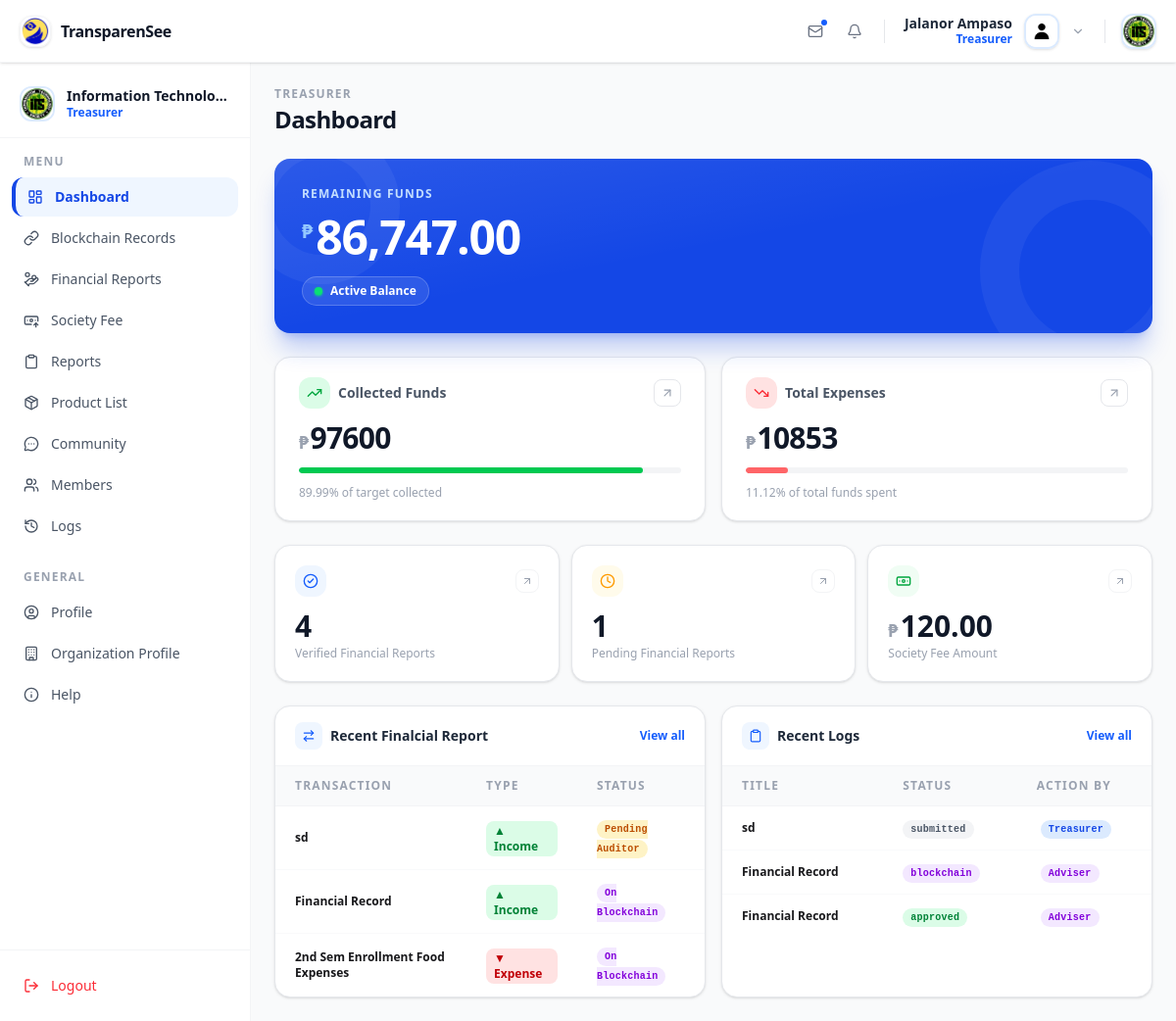
Before: /officer/treasurer/ (signed in) with the older database file.
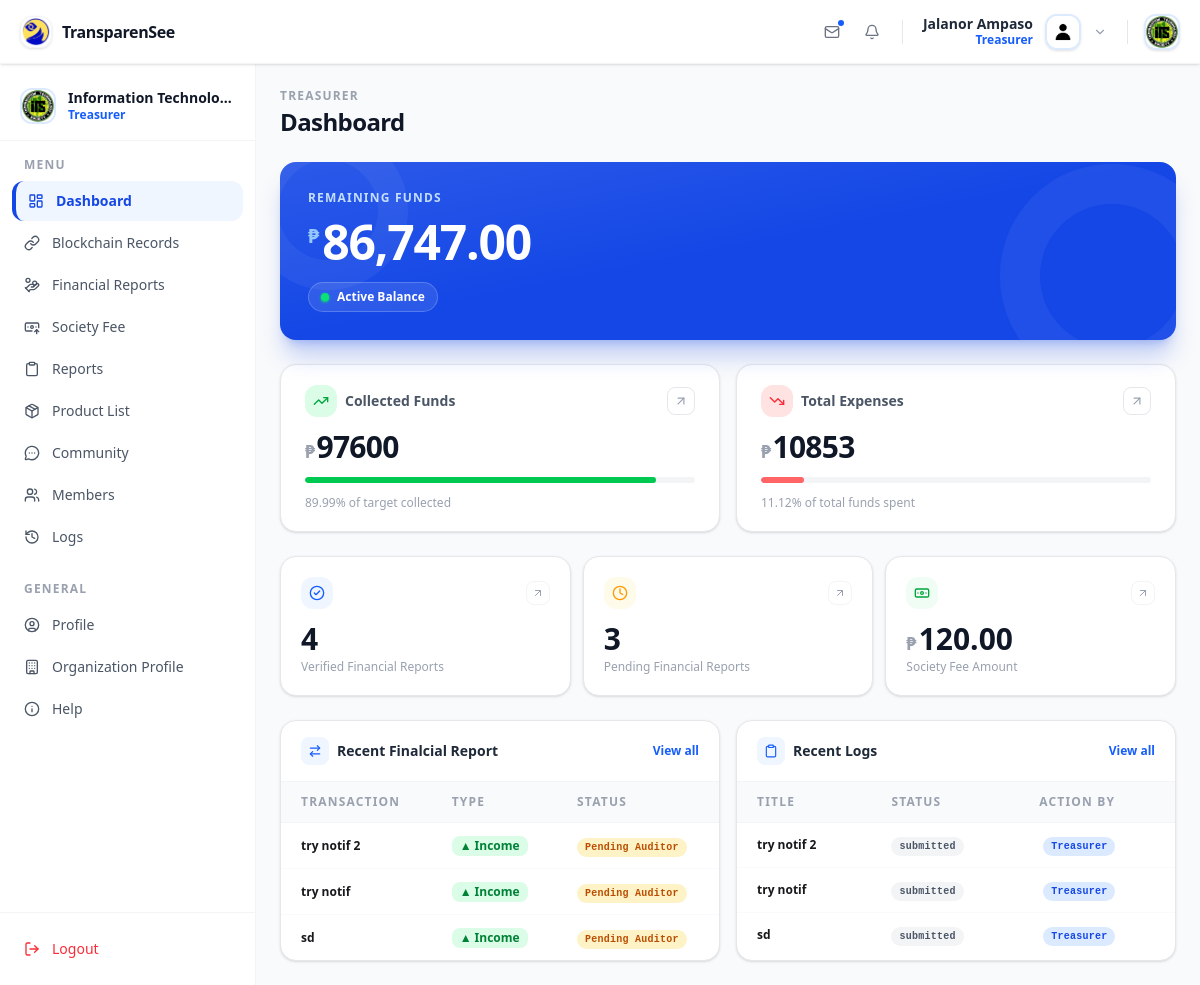
After: the same page with the newer database file.
### app/models.py (models this page shows, shortened)
class FinancialReport(models.Model):
    STATUS_CHOICES = [
        ('draft', 'Draft'),
        ('pending_auditor', 'Pending Auditor'),
        ('pending_president', 'Pending President'),
        ('pending_adviser', 'Pending Adviser'),
        ('pending_co_adviser', 'Pending Co-Adviser'),
        ('approved', 'Approved'),
        ('rejected', 'Rejected'),
        ('on_blockchain', 'On Blockchain'),
    ]
    organization = models.ForeignKey(
        Organization,
        on_delete=models.CASCADE,
        related_name='financial_reports'
    )
    created_by = models.ForeignKey(
        User,
        on_delete=models.SET_NULL,
        null=True,
        related_name='created_reports'
    )
    academic_year = models.ForeignKey(
        AcademicYear,
        on_delete=models.SET_NULL,
        null=True,
        related_name='financial_reports'
    )
    title = models.CharField(max_length=200)
    status = models.CharField(max_length=30, choices=STATUS_CHOICES, default='draft')
    auditor_approved_by = models.ForeignKey(
        User, on_delete=models.SET_NULL, null=True, blank=True,
        related_name='auditor_approved_reports'
    )
    auditor_approved_at = models.DateTimeField(null=True, blank=True)
    auditor_remarks = models.TextField(blank=True, null=True)
    president_approved_by = models.ForeignKey(
        User, on_delete=models.SET_NULL, null=True, blank=True,
        related_name='president_approved_reports'
    )
    president_approved_at = models.DateTimeField(null=True, blank=True)
    president_remarks = models.TextField(blank=True, null=True)
    co_adviser_approved_by = models.ForeignKey(
        User, on_delete=models.SET_NULL, null=True, blank=True,
        related_name='co_adviser_approved_reports'
    )
    co_adviser_approved_at = models.DateTimeField(null=True, blank=True)
    co_adviser_remarks = models.TextField(blank=True, null=True)
    adviser_approved_by = models.ForeignKey(
        User, on_delete=models.SET_NULL, null=True, blank=True,
        related_name='adviser_approved_reports'
    )
    adviser_approved_at = models.DateTimeField(null=True, blank=True)
    adviser_remarks = models.TextField(blank=True, null=True)
    blockchain_hash = models.CharField(max_length=255, blank=True, null=True)
    blockchain_recorded_at = models.DateTimeField(null=True, blank=True)
    created_at = models.DateTimeField(auto_now_add=True)
    updated_at = models.DateTimeField(auto_now=True)
    class Meta:
        ordering = ['-created_at']

class ReportApprovalLog(models.Model):
    ACTION_CHOICES = [
        ('submitted', 'Submitted'),
        ('approved', 'Approved'),
        ('rejected', 'Rejected'),
        ('blockchain', 'Recorded on Blockchain'),
    ]
    report = models.ForeignKey(
        FinancialReport,
        on_delete=models.CASCADE,
        related_name='approval_logs'
    )
    action_by = models.ForeignKey(
        User,
        on_delete=models.SET_NULL,
        null=True
    )
    action = models.CharField(max_length=20, choices=ACTION_CHOICES)
    remarks = models.TextField(blank=True, null=True)
    created_at = models.DateTimeField(auto_now_add=True)
    class Meta:
        ordering = ['created_at']

### accounts/models.py (models this page shows)
class CustomUser(AbstractUser):
    ROLE_CHOICES = [
        ('admin', 'Admin'),
        ('campus_admin', 'Campus Admin'),
        ('adviser', 'Adviser'),
        ('co_adviser', 'Co-Adviser'),
        ('treasurer', 'Treasurer'),
        ('auditor', 'Auditor'),
        ('president', 'President'),
        ('vice_president', 'Vice-President'),
        ('secretary', 'Secretary'),
        ('student', 'Student'),
        ('head', 'Head')
    ]
    middle_name = models.CharField(max_length=50, blank=True)
    role = models.CharField( max_length=20, choices=ROLE_CHOICES)
    profile_image = models.ImageField(upload_to="profile_pictures", blank=True, null=True)
    REQUIRED_FIELDS = ['email', 'first_name', 'last_name']
    objects = CustomUserManager()

### app/views/organization_officers/treasurer.py (the view)
# urls.py: path('officer/treasurer/', TreasurerDashboardView.as_view(), name='treasurer_dashboard'),
class TreasurerDashboardView(RoleRequireMixin, TemplateView):
    template_name = 'app/officer/treasurer/dashboard.html'
    role_required = 'treasurer'
    def get_organization(self):
        return self.request.user.officer.organization
    def get_context_data(self, **kwargs):
        context = super().get_context_data(**kwargs)
        org =  self.get_organization()
        reports = FinancialReport.objects.filter(
            organization=org,
            status__in=['approved', 'on_blockchain']
        )
        total_income = reports.aggregate(
            total=Sum('entries__amount', filter=Q(entries__entry_type='income'))
        )['total'] or 0
        total_expense = reports.aggregate(
            total=Sum('entries__amount', filter=Q(entries__entry_type='expense'))
        )['total'] or 0
        expense_percent = round(total_expense / total_income * 100,2) if total_income > 0 else 0
        total = (total_income or 0) + (total_expense or 0)
        income_percent = round(total_income / total * 100,2) if total > 0 else 0
        context['total_expense'] = total_expense
        context['expense_percent'] = expense_percent
        context['total_income'] = total_income
        context['income_percent'] = income_percent
        recent_approval_log = ReportApprovalLog.objects.filter(report__organization = org).order_by('-created_at')[:3]
        context["society_fee_amount"] = org.society_fee_amount
        context["balance"] = org.balance
        context["pending_financial_reports"] = FinancialReport.objects.filter(organization=org).exclude(status__in=['rejected','approved', 'on_blockchain']).count()
        context["approved_financial_reports"] = FinancialReport.objects.filter(organization=org, status__in=['approved', 'on_blockchain']).count()
        context["recent_approval_logs"] = recent_approval_log
        context['recent_financial_reports'] = FinancialReport.objects.filter(organization=org).exclude(status='rejected').annotate(
            income_count=Count('entries', filter=Q(entries__entry_type='income')),
            expense_count=Count('entries', filter=Q(entries__entry_type='expense')),
        ).order_by('-created_at')[:3]
        return context

### app/context_processors.py (called while the page is built)
def notifications(request):
    if request.user.is_authenticated:
        notifications = Notification.objects.filter(
            recipient=request.user
        ).order_by("-created_at")[:5]
        unread_count = Notification.objects.filter(
            recipient=request.user,
            is_read=False
        ).count()
        return {
            "notifications": notifications,
            "unread_count": unread_count,
        }
    return {
        "notifications": [],
        "unread_count": 0,
    }

### app/views/mixins.py (called while the page is built)
    def dispatch(self, request, *args, **kwargs):
        if not request.user.is_authenticated:
            return self.handle_no_permission()
        required_roles = self.role_required
        if isinstance(required_roles, str):
            required_roles = [required_roles]
        if required_roles and request.user.role not in required_roles:
            raise PermissionDenied
        return super().dispatch(request, *args, **kwargs)

### app/templates/app/officer/treasurer/dashboard.html (shortened to what the changed rows need)
{% extends "app/officer/treasurer/sidebar.html" %} {% block con %} {% load humanize %}
<div class="px-6 py-6 flex flex-col gap-6 bg-gray-50">
  <div>
    <h1 class="text-2xl font-extrabold text-gray-900 tracking-tight">Dashboard</h1>
  </div>
  <div class="grid grid-cols-2  {% if user.officer.organization.category == 'academic' %} md:grid-cols-3 {% endif %} md:grid-cols-2 gap-3">
    <div class="bg-white rounded-2xl border border-gray-200 shadow-sm px-5 py-5 flex flex-col gap-3 hover:-translate-y-0.5 hover:shadow-md transition-all duration-200">
      <div>
        <p class="text-3xl font-extrabold text-gray-900">{{ pending_financial_reports }}</p>
        <p class="text-xs text-gray-400 mt-0.5 font-medium">Pending Financial Report{{ pending_financial_report|length|pluralize }}</p>
      </div>
    </div>
  </div>
  <div class="grid grid-cols-1 md:grid-cols-2 gap-4">
    <div class="bg-white rounded-2xl border border-gray-200 shadow-sm overflow-hidden">
      <table class="w-full text-sm">
        <thead class="bg-gray-50 border-b border-gray-100">
          <tr>
            <th class="px-5 py-3 text-left text-xs font-bold tracking-widest text-gray-400 uppercase">Transaction</th>
            <th class="px-5 py-3 text-left text-xs font-bold tracking-widest text-gray-400 uppercase">Type</th>
            <th class="px-5 py-3 text-left text-xs font-bold tracking-widest text-gray-400 uppercase">Status</th>
          </tr>
        </thead>
        <tbody>
          <tbody class="divide-y divide-gray-50">
          {% for recent_fr in recent_financial_reports %}
            <tr class="hover:bg-blue-50/40 transition-colors duration-150">
                <td class="px-5 py-3 text-xs font-semibold ">{{ recent_fr.title }}</td>
                <td class="px-5 py-3">
                  {% if recent_fr.income_count %}
                    <span class="inline-flex items-center gap-1 px-2 py-0.5 rounded-lg text-xs font-bold bg-green-100 text-green-700">▲ Income</span>
                  {% endif %}
                  {% if recent_fr.expense_count %}
                    <span class="inline-flex items-center gap-1 px-2 py-0.5 rounded-lg text-xs font-bold bg-red-100 text-red-700">▼ Expense</span>
                  {% endif %}
                </td>
                <td class="px-5 py-3 text-sm font-mono">
                <span class="px-2 py-1 text-[10px] font-bold rounded-full tracking-wide
                {% if recent_fr.status == 'approved' %}bg-green-100 text-green-700
                {% elif recent_fr.status == 'rejected' %}bg-red-100 text-red-700
                {% elif recent_fr.status == 'pending_auditor' %}bg-amber-100 text-amber-700
                {% elif recent_fr.status == 'pending_president' %}bg-lime-100 text-lime-700
                {% elif recent_fr.status == 'pending_adviser' %}bg-blue-100 text-blue-700
                {% elif recent_fr.status == 'on_blockchain' %}bg-purple-100 text-purple-700
                {% else %}bg-gray-100 text-gray-600
                {% endif %}">
                {{ recent_fr.get_status_display }}
                </span>
              </td>
            </tr>
            {% empty %}
              <tr>
                <td colspan="2" class="px-5 py-10 text-center text-sm text-gray-400 italic">No reports yet</td>
              </tr>
          {% endfor %}
        </tbody>
      </table>
    </div>
    <div class="bg-white rounded-2xl border border-gray-200 shadow-sm overflow-hidden">
      <table class="w-full text-sm">
        <thead class="bg-gray-50 border-b border-gray-100">
          <tr>
            <th class="px-5 py-3 text-left text-xs font-bold tracking-widest text-gray-400 uppercase">Title</th>
            <th class="px-5 py-3 text-left text-xs font-bold tracking-widest text-gray-400 uppercase">Status</th>
            <th class="px-4 py-3 text-left text-xs font-bold tracking-widest text-gray-400 uppercase">Action By</th>
          </tr>
        </thead>
        <tbody class="divide-y divide-gray-50">
          {% for recent_log in recent_approval_logs %}
             <tr class="hover:bg-blue-50/40 transition-colors duration-150">
                <td class="px-5 py-3 text-xs font-semibold ">{{ recent_log.report.title }}</td>
                <td class="px-5 py-3 text-sm font-mono">
                <span class="px-2 py-1 text-[10px] font-bold rounded-full tracking-wide
                {% if recent_log.action == 'approved' %}bg-green-100 text-green-700
                {% elif recent_log.action == 'rejected' %}bg-red-100 text-red-700
                {% elif 'pending' in recent_log.action %}bg-amber-100 text-amber-700
                {% elif recent_log.action == 'blockchain' %}bg-purple-100 text-purple-700
                {% else %}bg-gray-100 text-gray-600
                {% endif %}">
                {{ recent_log.action }}
                </span>
              </td>
              <td class="px-5 py-3 text-sm font-mono">
                <span class="px-2 py-1 text-[10px] font-bold rounded-full tracking-wide
                {% if recent_log.action_by.role == 'treasurer' %}bg-blue-100 text-blue-700
                {% elif recent_log.action_by.role == 'auditor' %}bg-green-100 text-green-700
                {% elif recent_log.action_by.role == 'president' %}bg-amber-100 text-amber-700
                {% elif recent_log.action_by.role == 'adviser' %}bg-purple-100 text-purple-700
                {% else %}bg-gray-100 text-gray-600
                {% endif %}">
                {{ recent_log.action_by.get_role_display}}
                </span>
              </td>
            </tr>
            {% empty %}
              <tr>
                <td colspan="2" class="px-5 py-10 text-center text-sm text-gray-400 italic">No reports yet</td>
              </tr>
          {% endfor %}
        </tbody>
      </table>
    </div>
  </div>
</div>
{% endblock con %}

Changed rows visible on the page:
no longer on this page (row unchanged): FinancialReport: title "Financial Record", shows "▲ Income", status "On Blockchain"
no longer on this page (row unchanged): FinancialReport: title "2nd Sem Enrollment Food Expenses", shows "▼ Expense", status "On Blockchain"
no longer on this page (row unchanged): ReportApprovalLog: report "Financial Record", action "blockchain", action_by.role "Adviser"
no longer on this page (row unchanged): ReportApprovalLog: report "Financial Record", action "approved", action_by.role "Adviser"
added FinancialReport: title "try notif 2", shows "▲ Income", status "Pending Auditor"
added FinancialReport: title "try notif", shows "▲ Income", status "Pending Auditor"
added ReportApprovalLog: report "try notif 2", action "submitted", action_by.role "Treasurer"
added ReportApprovalLog: report "try notif", action "submitted", action_by.role "Treasurer"
Other visible differences:
{{ pending_financial_reports }}: "1" → "3"
